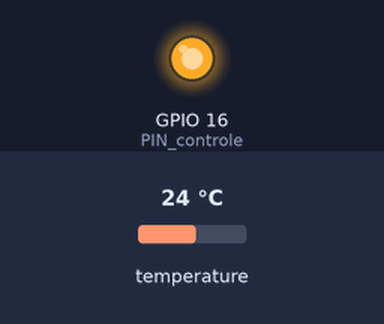
Bench run of a sketch on a simulated ESP32. On the bench: output pins drawn as LEDs (lit = HIGH). The test bench sets the inputs (shaded band); at power-on: temperature 24 °C (analog values on the 0–4095 scale). What the sketch prints to the serial monitor is not drawn.

Above: at 1.6 s.
At 7.5 s:
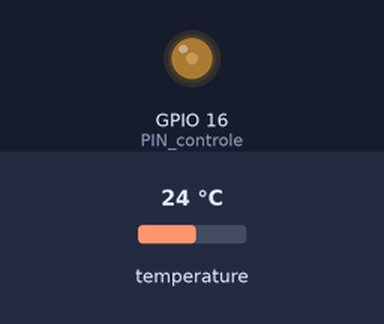
7.6 s: temperature set to 3 °C
At 8.4 s:
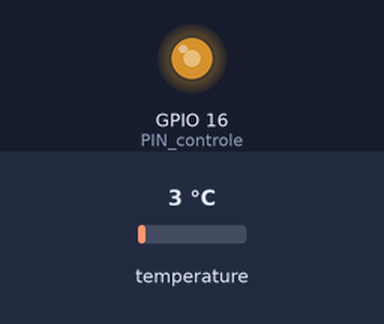
Timing chart, 0 to 14.0 s (numbered marks = the images above; inputs shaded):
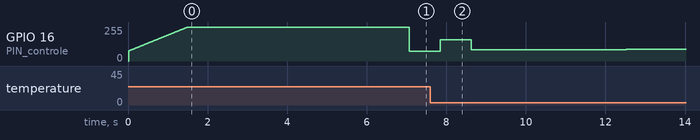

The sketch:

ControlePID.ino
```cpp
// ************************************************************************
// *                                                                      *
// *  Disciplina: Fundamentos de Termodinâmica e Calor                    *
// *                                                                      *
// *  Professor: Diego Moro                                               *
// *                                                                      *
// *  Alunos: Lucas de Carvalho Santos, Antônio Victor Gonçalves Dias,    *
// *  Jhenifer Cristina Pereira, Taís Eduarda Vieira Miranda              *
// *                                                                      *
// ************************************************************************

// IMPORTAÇÃO DAS BIBLIOTECAS
#include <OneWire.h>
#include <DallasTemperature.h>
#include <Wire.h>
#include <PID_v1.h>

// DEFINIÇÃO DE CONSTANTES PRÉ-COMPILADAS
#define PIN_tempSensor 25
#define PIN_controle 16
#define Min_PWN 4095
#define Max_PWN 1200

// CONSTRUTOR DA BIBLIOTECA DO SENSOR UTILIZADO
OneWire oneWire(PIN_tempSensor);
DallasTemperature sensor(&oneWire);

// VARIÁVEIS UTILIZADAS NO PID
double entrada, saida, setPoint;
float erro = 0;
double ultimoErro, erroAcumulado;

// CONSTANTES DO PID
double Kp=6, Ki=1.6, Kd=0.2;

// CONSTANTES DO PWM
const int freq = 5000;
const int MVChannel = 0;
const int resolution = 12;

// CONSTRUTOR DA BIBLIOTECA PID
PID controladorPID(&entrada, &saida, &setPoint, Kp, Ki, Kd, DIRECT);

void setup()
{
  setPoint = 4;
  Serial.begin(115200);
  while (!Serial);
  pinMode(PIN_tempSensor, INPUT);
  pinMode(PIN_controle, OUTPUT);

  ledcSetup(MVChannel, freq, resolution);
  ledcAttachPin(PIN_controle, MVChannel);

  controladorPID.SetMode(AUTOMATIC);
  analogReadResolution(12);
  sensor.begin();
  controladorPID.SetOutputLimits(0, 100);

  // INICIA A BOMBA PARA VENCER A INÉRCIA
  for (int i = 1200; i <= 4095; i++)
  {
      Serial.println(i);
      ledcWrite(MVChannel, i);
      if (i == 4095)
      {
        delay(4800);
      }
  }

  // LENGENDA PARA O PLOT DAS VARIÁVEIS
  Serial.println("min, max, SetPoitn, temperatura, saidaPID");
}

void loop()
{
  // PARA INDICAÇÃO DE ESCALA MÍNIMA E MÁXIMA NO PLOTTER SERIAL (ARDUINO)
  Serial.print(0);
  Serial.print(",");
  Serial.print(4095);
  Serial.print(",");
  Serial.print(setPoint);
  Serial.print(",");

  // CAPTURA A INDICAÇÃO DO SENSOR DE TEMPERATURA
  sensor.requestTemperatures();
  entrada = sensor.getTempCByIndex(0);

  // CALCULA A SAÍDA DO PID
  controladorPID.Compute();

  // MOSTRA NA TELA
  Serial.print(entrada);
  Serial.print(",");
  Serial.print(saida);
  Serial.println();
  // MAPEIA A VARIÁVEL MANIPULADA, CAPTURA A SAÍDA DA MV E CONVERTE PARA A RESOLUÇÃO ANALÓGICA DO PWM QUE SERÁ APLICADA NA BOMBA
  ledcWrite(MVChannel, map(saida, 0, 100, 1200, 4095));
  delay(15);
}
```

Measured:
- after the input at 7.6 s, GPIO 16 (PIN_controle): 75/255 → 161/255 after 0.25 s, → 85/255 0.78 s later, → 87/255 3.9 s later
- by itself, GPIO 16 (PIN_controle): rises from 76/255 to 255/255 in 1.5 s, then falls to 75/255 in 5.6 s
